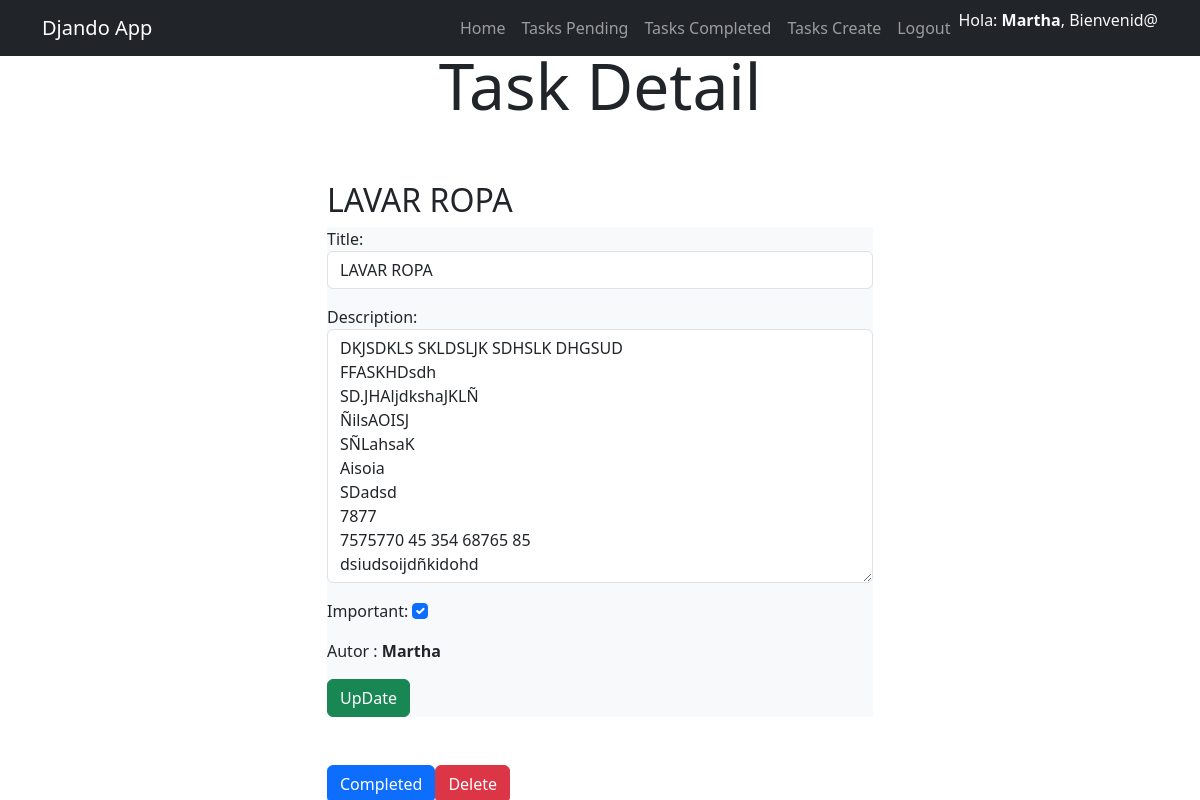
The page /tasks/13/ (signed in) on the database its author committed.
### tasks/models.py (models this page shows, shortened)
class Task(models.Model):
    title = models.CharField(max_length=100)
    description = models.TextField()
    created = models.DateTimeField(auto_now_add=True)
    datecompleted = models.DateTimeField(null=True, blank=True)
    important = models.BooleanField(default=False)
    user = models.ForeignKey(User, on_delete=models.CASCADE)

### tasks/views.py (the view, shortened to what this page needs)
# urls.py: path('tasks/<int:task_id>/', views.task_detail, name='task_detail'),
@login_required
def task_detail(request, task_id):
    if request.method=='GET':
        task = get_object_or_404(Task, pk=task_id, user=request.user)
        form = TaskForm(instance=task) # rellena un form con los datos de instancia de x tarea
        return render(request, 'task_detail.html', {'task': task,
                                                 'form': form })

### tasks/forms.py
class TaskForm(forms.ModelForm):
    class Meta:
        model = Task
        fields = ['title','description','important']
        widgets = {
                    'title': forms.TextInput(attrs={'class': 'form-control', 'placeholder': 'Write a Title'}), # paso la clase de bustra que desee
                    'description': forms.Textarea(attrs={'class': 'form-control', 'placeholder': 'Write a descrition'}),
                    'important': forms.CheckboxInput(attrs={'class': 'form-check-input'})
                    }

### tasks/templates/task_detail.html (shortened to what this page needs)
{% extends 'base.html' %}
{% block content %}
   <main class="container">
    <div class="row">
      <div class="col-md-6 offset-md-3">
        <h1 class="text-center display-3 py-5">Task Detail</h1>
        <h2>{{ task.title }}</h2>
        <div class="bg-light">
          <form method='POST'>
            {{ form.as_p }}
            <p>Autor : <strong> {{ task.user.username }} </strong></p>
            <button class="btn btn-success">
              UpDate
            </button>
          </form>
        </div>
        <div class="mt-5 d-flex">
          <form action = "{% url 'task_complete' task.id %}"  method="POST">
            <button class="btn btn-primary">
              Completed
            </button>
          </form>
          <form action = "{% url 'task_delete' task.id %}"  method="POST">
            <button class="btn btn-danger">
              Delete
            </button>
          </form>
      </div>
      </div>
    </div>
  </main>
{% endblock content %}

### tasks/templates/base.html (shortened to what this page needs)
<!DOCTYPE html>
<html lang="en">
<head>
	<link rel="stylesheet" href="https://cdn.jsdelivr.net/npm/bootstrap@5.3.0-alpha1/dist/css/bootstrap.min.css">
	<link rel="stylesheet" href="https://getbootstrap.com/docs/5.3/assets/css/docs.css">
</head>
<body>
	  <nav class="navbar navbar-expand-lg bg-dark navbar-dark fixed-top">
		<div class="container">
			<a class="navbar-brand" href="/">Djando App</a>
		  <div class="collapse navbar-collapse" id="navbarNavAltMarkup">
			<div class="navbar-nav ms-auto">
        <ul class="navbar-nav">
          <li class="nav-item {% if request.path == '/' %}bg-secondary text-light{% endif %}>">
            <a href="/" class="nav-link">Home</a>
          </li>
          {% if user.is_authenticated %}
            <li class="nav-item {% if request.path == '/tasks/' %}bg-secondary text-light{% endif %}">
              <a href="{% url 'tasks' %}" class="nav-link" >Tasks Pending</a>
            </li>
            <li class="nav-item {% if request.path == '/tasks_completed/' %}bg-secondary text-light {% endif %}">
              <a href="{% url 'tasks_completed' %}" class="nav-link" >Tasks Completed</a>
            </li>
            <li class="nav-item {% if request.path == '/tasks/create/' %}bg-secondary text-light {% endif %}">
              <a href="{% url 'create_task' %}" class="nav-link" >Tasks Create</a>
            </li>
            <li class="nav-item">
              <a href="/logout" class="nav-link" >Logout</a>
            </li>
          {% endif %}
          {% if user.is_authenticated %}
            <li class="nav-item text-light">
              Hola: <strong>{{ request.user.username }}</strong>,  Bienvenid@
            </li>
          {% else %}
            <li class="nav-item text-light">
              Usuario: X, Bienvenido.
            <li class="nav-item">
          {% endif %}
        </ul>
			</div>
		  </div>
		</div>
	  </nav>
    {% block content %}{% endblock content %}
</body>
</html>

### rows shown on the page
Task: title "LAVAR ROPA", description "DKJSDKLS SKLDSLJK SDHSLK DHGSUD FFASKHDsdh SD.JHAljdkshaJKLÑ ÑilsAOISJ SÑLahsaK Aisoia SDadsd 7877 7575770 45 354 68765 85 dsiudsoijdñkidohd", important "☑", user.username "Martha"

### other values the page prints
{{ request.user.username }} "Martha"
